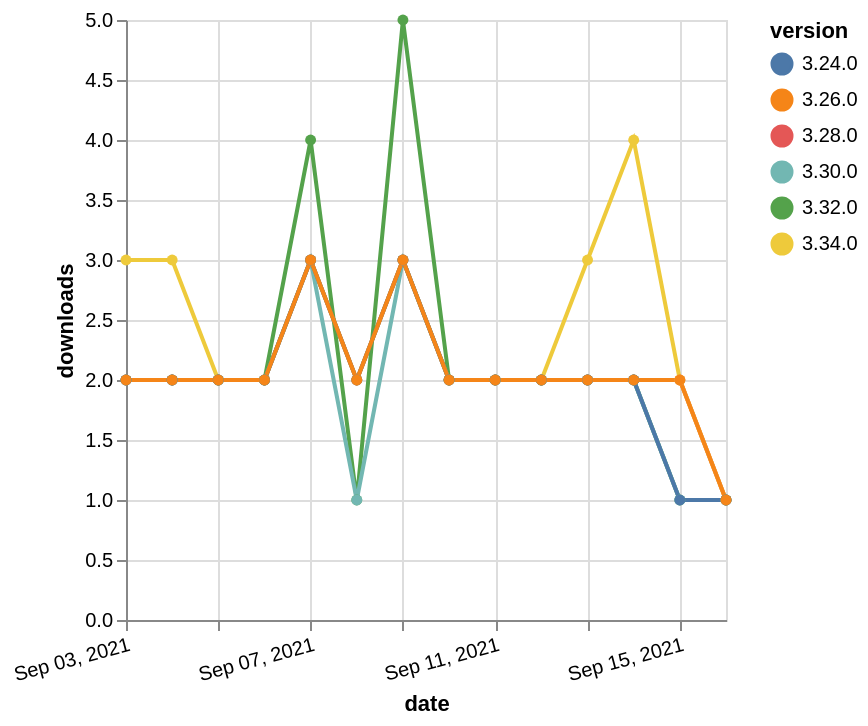

Describe this chart as a Vega-Lite specification.
### Vega-Lite specification from a JSON file in a GitHub repository (floating-point values rounded to 4 significant figures)
{"$schema": "https://vega.github.io/schema/vega-lite/v5.json", "description": "A simple bar chart with embedded data.", "data": {"values": [{"date": "2021-09-03", "total": 1462, "delta": 2, "version": "3.28.0"}, {"date": "2021-09-04", "total": 1464, "delta": 2, "version": "3.28.0"}, {"date": "2021-09-05", "total": 1466, "delta": 2, "version": "3.28.0"}, {"date": "2021-09-06", "total": 1468, "delta": 2, "version": "3.28.0"}, {"date": "2021-09-07", "total": 1471, "delta": 3, "version": "3.28.0"}, {"date": "2021-09-08", "total": 1473, "delta": 2, "version": "3.28.0"}, {"date": "2021-09-09", "total": 1476, "delta": 3, "version": "3.28.0"}, {"date": "2021-09-10", "total": 1478, "delta": 2, "version": "3.28.0"}, {"date": "2021-09-11", "total": 1480, "delta": 2, "version": "3.28.0"}, {"date": "2021-09-12", "total": 1482, "delta": 2, "version": "3.28.0"}, {"date": "2021-09-13", "total": 1484, "delta": 2, "version": "3.28.0"}, {"date": "2021-09-14", "total": 1486, "delta": 2, "version": "3.28.0"}, {"date": "2021-09-15", "total": 1488, "delta": 2, "version": "3.28.0"}, {"date": "2021-09-16", "total": 1489, "delta": 1, "version": "3.28.0"}, {"date": "2021-09-03", "total": 226, "delta": 3, "version": "3.34.0"}, {"date": "2021-09-04", "total": 229, "delta": 3, "version": "3.34.0"}, {"date": "2021-09-05", "total": 231, "delta": 2, "version": "3.34.0"}, {"date": "2021-09-06", "total": 233, "delta": 2, "version": "3.34.0"}, {"date": "2021-09-07", "total": 236, "delta": 3, "version": "3.34.0"}, {"date": "2021-09-08", "total": 238, "delta": 2, "version": "3.34.0"}, {"date": "2021-09-09", "total": 241, "delta": 3, "version": "3.34.0"}, {"date": "2021-09-10", "total": 243, "delta": 2, "version": "3.34.0"}, {"date": "2021-09-11", "total": 245, "delta": 2, "version": "3.34.0"}, {"date": "2021-09-12", "total": 247, "delta": 2, "version": "3.34.0"}, {"date": "2021-09-13", "total": 250, "delta": 3, "version": "3.34.0"}, {"date": "2021-09-14", "total": 254, "delta": 4, "version": "3.34.0"}, {"date": "2021-09-15", "total": 256, "delta": 2, "version": "3.34.0"}, {"date": "2021-09-16", "total": 257, "delta": 1, "version": "3.34.0"}, {"date": "2021-09-03", "total": 684, "delta": 2, "version": "3.32.0"}, {"date": "2021-09-04", "total": 686, "delta": 2, "version": "3.32.0"}, {"date": "2021-09-05", "total": 688, "delta": 2, "version": "3.32.0"}, {"date": "2021-09-06", "total": 690, "delta": 2, "version": "3.32.0"}, {"date": "2021-09-07", "total": 694, "delta": 4, "version": "3.32.0"}, {"date": "2021-09-08", "total": 695, "delta": 1, "version": "3.32.0"}, {"date": "2021-09-09", "total": 700, "delta": 5, "version": "3.32.0"}, {"date": "2021-09-10", "total": 702, "delta": 2, "version": "3.32.0"}, {"date": "2021-09-11", "total": 704, "delta": 2, "version": "3.32.0"}, {"date": "2021-09-12", "total": 706, "delta": 2, "version": "3.32.0"}, {"date": "2021-09-13", "total": 708, "delta": 2, "version": "3.32.0"}, {"date": "2021-09-14", "total": 710, "delta": 2, "version": "3.32.0"}, {"date": "2021-09-15", "total": 711, "delta": 1, "version": "3.32.0"}, {"date": "2021-09-16", "total": 712, "delta": 1, "version": "3.32.0"}, {"date": "2021-09-03", "total": 981, "delta": 2, "version": "3.30.0"}, {"date": "2021-09-04", "total": 983, "delta": 2, "version": "3.30.0"}, {"date": "2021-09-05", "total": 985, "delta": 2, "version": "3.30.0"}, {"date": "2021-09-06", "total": 987, "delta": 2, "version": "3.30.0"}, {"date": "2021-09-07", "total": 990, "delta": 3, "version": "3.30.0"}, {"date": "2021-09-08", "total": 991, "delta": 1, "version": "3.30.0"}, {"date": "2021-09-09", "total": 994, "delta": 3, "version": "3.30.0"}, {"date": "2021-09-10", "total": 996, "delta": 2, "version": "3.30.0"}, {"date": "2021-09-11", "total": 998, "delta": 2, "version": "3.30.0"}, {"date": "2021-09-12", "total": 1000, "delta": 2, "version": "3.30.0"}, {"date": "2021-09-13", "total": 1002, "delta": 2, "version": "3.30.0"}, {"date": "2021-09-14", "total": 1004, "delta": 2, "version": "3.30.0"}, {"date": "2021-09-15", "total": 1005, "delta": 1, "version": "3.30.0"}, {"date": "2021-09-16", "total": 1006, "delta": 1, "version": "3.30.0"}, {"date": "2021-09-03", "total": 2027, "delta": 2, "version": "3.24.0"}, {"date": "2021-09-04", "total": 2029, "delta": 2, "version": "3.24.0"}, {"date": "2021-09-05", "total": 2031, "delta": 2, "version": "3.24.0"}, {"date": "2021-09-06", "total": 2033, "delta": 2, "version": "3.24.0"}, {"date": "2021-09-07", "total": 2036, "delta": 3, "version": "3.24.0"}, {"date": "2021-09-08", "total": 2038, "delta": 2, "version": "3.24.0"}, {"date": "2021-09-09", "total": 2041, "delta": 3, "version": "3.24.0"}, {"date": "2021-09-10", "total": 2043, "delta": 2, "version": "3.24.0"}, {"date": "2021-09-11", "total": 2045, "delta": 2, "version": "3.24.0"}, {"date": "2021-09-12", "total": 2047, "delta": 2, "version": "3.24.0"}, {"date": "2021-09-13", "total": 2049, "delta": 2, "version": "3.24.0"}, {"date": "2021-09-14", "total": 2051, "delta": 2, "version": "3.24.0"}, {"date": "2021-09-15", "total": 2052, "delta": 1, "version": "3.24.0"}, {"date": "2021-09-16", "total": 2053, "delta": 1, "version": "3.24.0"}, {"date": "2021-09-03", "total": 1641, "delta": 2, "version": "3.26.0"}, {"date": "2021-09-04", "total": 1643, "delta": 2, "version": "3.26.0"}, {"date": "2021-09-05", "total": 1645, "delta": 2, "version": "3.26.0"}, {"date": "2021-09-06", "total": 1647, "delta": 2, "version": "3.26.0"}, {"date": "2021-09-07", "total": 1650, "delta": 3, "version": "3.26.0"}, {"date": "2021-09-08", "total": 1652, "delta": 2, "version": "3.26.0"}, {"date": "2021-09-09", "total": 1655, "delta": 3, "version": "3.26.0"}, {"date": "2021-09-10", "total": 1657, "delta": 2, "version": "3.26.0"}, {"date": "2021-09-11", "total": 1659, "delta": 2, "version": "3.26.0"}, {"date": "2021-09-12", "total": 1661, "delta": 2, "version": "3.26.0"}, {"date": "2021-09-13", "total": 1663, "delta": 2, "version": "3.26.0"}, {"date": "2021-09-14", "total": 1665, "delta": 2, "version": "3.26.0"}, {"date": "2021-09-15", "total": 1667, "delta": 2, "version": "3.26.0"}, {"date": "2021-09-16", "total": 1668, "delta": 1, "version": "3.26.0"}]}, "width": "container", "mark": {"type": "line", "point": {"filled": true}}, "encoding": {"x": {"field": "date", "type": "temporal", "timeUnit": "yearmonthdate", "title": "date", "axis": {"labelAngle": -15}}, "y": {"field": "delta", "type": "quantitative", "title": "downloads"}, "color": {"field": "version", "type": "nominal"}, "tooltip": {"field": "delta"}}}
